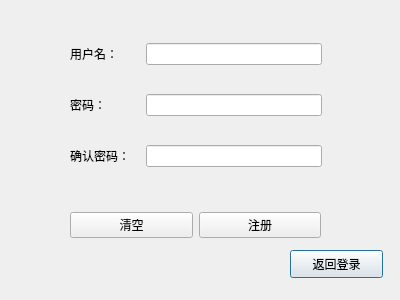
<?xml version="1.0" encoding="UTF-8"?>
<ui version="4.0">
 <class>WaveRegister</class>
 <widget class="QDialog" name="WaveRegister">
  <property name="geometry">
   <rect>
    <x>0</x>
    <y>0</y>
    <width>400</width>
    <height>300</height>
   </rect>
  </property>
  <property name="windowTitle">
   <string>Dialog</string>
  </property>
  <widget class="QPushButton" name="btnBack">
   <property name="geometry">
    <rect>
     <x>290</x>
     <y>250</y>
     <width>93</width>
     <height>28</height>
    </rect>
   </property>
   <property name="text">
    <string>返回登录</string>
   </property>
  </widget>
  <widget class="QWidget" name="">
   <property name="geometry">
    <rect>
     <x>70</x>
     <y>20</y>
     <width>252</width>
     <height>172</height>
    </rect>
   </property>
   <layout class="QVBoxLayout" name="verticalLayout">
    <item>
     <layout class="QHBoxLayout" name="horizontalLayout">
      <item>
       <widget class="QLabel" name="label">
        <property name="minimumSize">
         <size>
          <width>70</width>
          <height>0</height>
         </size>
        </property>
        <property name="maximumSize">
         <size>
          <width>70</width>
          <height>20</height>
         </size>
        </property>
        <property name="text">
         <string>用户名：</string>
        </property>
       </widget>
      </item>
      <item>
       <widget class="QLineEdit" name="lineUsername"/>
      </item>
     </layout>
    </item>
    <item>
     <layout class="QHBoxLayout" name="horizontalLayout_2">
      <item>
       <widget class="QLabel" name="label_2">
        <property name="minimumSize">
         <size>
          <width>70</width>
          <height>0</height>
         </size>
        </property>
        <property name="maximumSize">
         <size>
          <width>70</width>
          <height>20</height>
         </size>
        </property>
        <property name="text">
         <string>密码：</string>
        </property>
       </widget>
      </item>
      <item>
       <widget class="QLineEdit" name="linePwd">
        <property name="echoMode">
         <enum>QLineEdit::Password</enum>
        </property>
       </widget>
      </item>
     </layout>
    </item>
    <item>
     <layout class="QHBoxLayout" name="horizontalLayout_3">
      <item>
       <widget class="QLabel" name="label_3">
        <property name="minimumSize">
         <size>
          <width>70</width>
          <height>0</height>
         </size>
        </property>
        <property name="maximumSize">
         <size>
          <width>70</width>
          <height>20</height>
         </size>
        </property>
        <property name="text">
         <string>确认密码：</string>
        </property>
       </widget>
      </item>
      <item>
       <widget class="QLineEdit" name="lineConfigPwd">
        <property name="echoMode">
         <enum>QLineEdit::Password</enum>
        </property>
       </widget>
      </item>
     </layout>
    </item>
   </layout>
  </widget>
  <widget class="QWidget" name="">
   <property name="geometry">
    <rect>
     <x>70</x>
     <y>210</y>
     <width>251</width>
     <height>30</height>
    </rect>
   </property>
   <layout class="QHBoxLayout" name="horizontalLayout_4">
    <item>
     <widget class="QPushButton" name="btnClear">
      <property name="text">
       <string>清空</string>
      </property>
     </widget>
    </item>
    <item>
     <widget class="QPushButton" name="btnRegister">
      <property name="text">
       <string>注册</string>
      </property>
     </widget>
    </item>
   </layout>
  </widget>
 </widget>
 <resources/>
 <connections/>
</ui>
